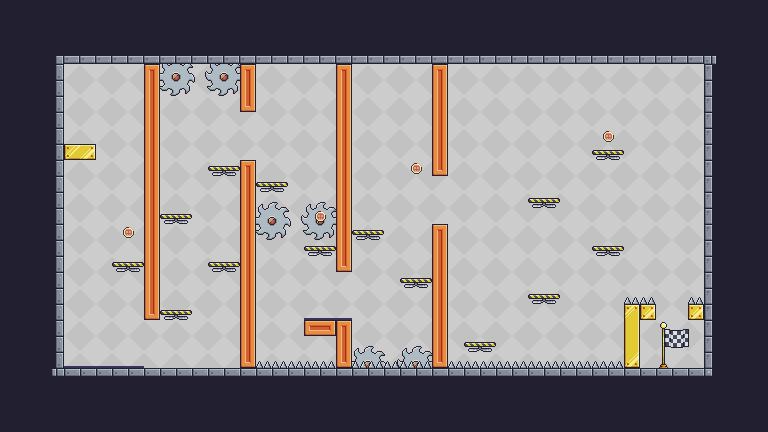

This is a level from a 2D game, rendered from its Tiled map with the project's own tilesets. A one-line summary and the map file follow, with tile-layer data summarised:
An orthogonal 48x27 tile map with 16x16 px tiles, 9 tile layers (background, saw, saw, platforms, ...), 9 tilesets and 17 objects.

<map version="1.9" tiledversion="1.9.2" orientation="orthogonal" renderorder="left-up" width="48" height="27" tilewidth="16" tileheight="16" infinite="0" nextlayerid="15" nextobjectid="58">
 <tileset firstgid="1" source="Backgrounds.tsx" />
 <tileset firstgid="8" source="coin.tsx" />
 <tileset firstgid="9" source="end_point.tsx" />
 <tileset firstgid="19" source="falling_platform.tsx" />
 <tileset firstgid="20" source="spikes.tsx" />
 <tileset firstgid="24" source="static_spikes.tsx" />
 <tileset firstgid="25" source="Terrain.tsx" />
 <tileset firstgid="267" source="moving_platforms.tsx" />
 <tileset firstgid="275" source="saw.tsx" />
 <layer id="1" name="background" width="48" height="27" locked="1">
  <data>[1296 cells, 50 non-empty, 1 distinct tile ids]</data>
 </layer>
 <layer id="12" name="saw" width="48" height="27" locked="1">
  <properties>
   <property name="speed" type="float" value="5" />
   <property name="x_direction" type="int" value="0" />
   <property name="x_end" type="float" value="0" />
   <property name="x_start" type="float" value="0" />
   <property name="y_direction" type="int" value="-1" />
   <property name="y_end" type="float" value="370" />
   <property name="y_start" type="float" value="64" />
  </properties>
  <data>[1296 cells, 4 non-empty, 1 distinct tile ids]</data>
 </layer>
 <layer id="14" name="saw" width="48" height="27">
  <properties>
   <property name="speed" type="float" value="5" />
   <property name="x_direction" type="int" value="0" />
   <property name="x_end" type="float" value="0" />
   <property name="x_start" type="float" value="0" />
   <property name="y_direction" type="int" value="1" />
   <property name="y_end" type="float" value="368" />
   <property name="y_start" type="float" value="64" />
  </properties>
  <data>[1296 cells, 2 non-empty, 1 distinct tile ids]</data>
 </layer>
 <layer id="2" name="platforms" width="48" height="27" locked="1">
  <data>[1296 cells, 610 non-empty, 20 distinct tile ids]</data>
 </layer>
 <layer id="8" name="falling_platforms" width="48" height="27" locked="1">
  <data>[1296 cells, 14 non-empty, 1 distinct tile ids]</data>
 </layer>
 <layer id="4" name="static_spikes" width="48" height="27" locked="1">
  <properties>
   <property name="rotation" type="float" value="0" />
  </properties>
  <data>[1296 cells, 24 non-empty, 1 distinct tile ids]</data>
 </layer>
 <layer id="6" name="non_active_spikes" width="48" height="27" locked="1">
  <properties>
   <property name="rotation" type="float" value="0" />
  </properties>
  <data>[1296 cells, 8 non-empty, 1 distinct tile ids]</data>
 </layer>
 <layer id="3" name="coins" width="48" height="27">
  <data>[1296 cells, 4 non-empty, 1 distinct tile ids]</data>
 </layer>
 <layer id="7" name="end_point" width="48" height="27" locked="1">
  <data>[1296 cells, 1 non-empty, 1 distinct tile ids]</data>
 </layer>
 <objectgroup id="9" name="collided_objects" locked="1">
  <object id="37" x="64" y="48" width="640" height="16" />
  <object id="38" x="704" y="64" width="16" height="304" />
  <object id="39" x="64" y="368" width="640" height="16" />
  <object id="40" x="48" y="64" width="16" height="304" />
  <object id="41" x="144" y="64" width="16" height="256" />
  <object id="42" x="240" y="64" width="16" height="48" />
  <object id="43" x="240" y="160" width="16" height="208" />
  <object id="44" x="336" y="320" width="16" height="48" />
  <object id="45" x="336" y="64" width="16" height="208" />
  <object id="46" x="432" y="64" width="16" height="112" />
  <object id="47" x="432" y="224" width="16" height="144" />
  <object id="51" x="304" y="320" width="32" height="16" />
  <object id="52" x="64" y="144" width="32" height="16" />
  <object id="54" x="624" y="304" width="32" height="16" />
  <object id="55" x="688" y="304" width="16" />
  <object id="56" x="624" y="320" width="16" height="48" />
 </objectgroup>
 <objectgroup id="10" name="player" locked="1">
  <object id="57" x="77" y="89" />
 </objectgroup>
</map>
